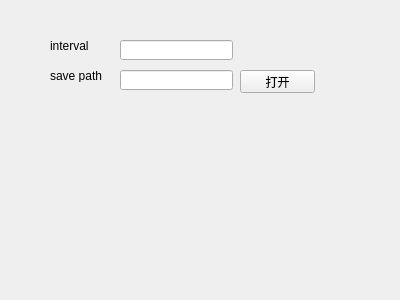
<?xml version="1.0" encoding="UTF-8"?>
<ui version="4.0">
 <class>Form</class>
 <widget class="QWidget" name="Form">
  <property name="geometry">
   <rect>
    <x>0</x>
    <y>0</y>
    <width>400</width>
    <height>300</height>
   </rect>
  </property>
  <property name="windowTitle">
   <string>Form</string>
  </property>
  <widget class="QLabel" name="label">
   <property name="geometry">
    <rect>
     <x>50</x>
     <y>40</y>
     <width>54</width>
     <height>12</height>
    </rect>
   </property>
   <property name="text">
    <string>interval</string>
   </property>
  </widget>
  <widget class="QLabel" name="label_2">
   <property name="geometry">
    <rect>
     <x>50</x>
     <y>70</y>
     <width>54</width>
     <height>12</height>
    </rect>
   </property>
   <property name="text">
    <string>save path</string>
   </property>
  </widget>
  <widget class="QLineEdit" name="lineEdit">
   <property name="geometry">
    <rect>
     <x>120</x>
     <y>40</y>
     <width>113</width>
     <height>20</height>
    </rect>
   </property>
  </widget>
  <widget class="QPushButton" name="pushButton">
   <property name="geometry">
    <rect>
     <x>240</x>
     <y>70</y>
     <width>75</width>
     <height>23</height>
    </rect>
   </property>
   <property name="text">
    <string>打开</string>
   </property>
  </widget>
  <widget class="QLineEdit" name="lineEdit_2">
   <property name="geometry">
    <rect>
     <x>120</x>
     <y>70</y>
     <width>113</width>
     <height>20</height>
    </rect>
   </property>
  </widget>
 </widget>
 <resources/>
 <connections/>
</ui>
